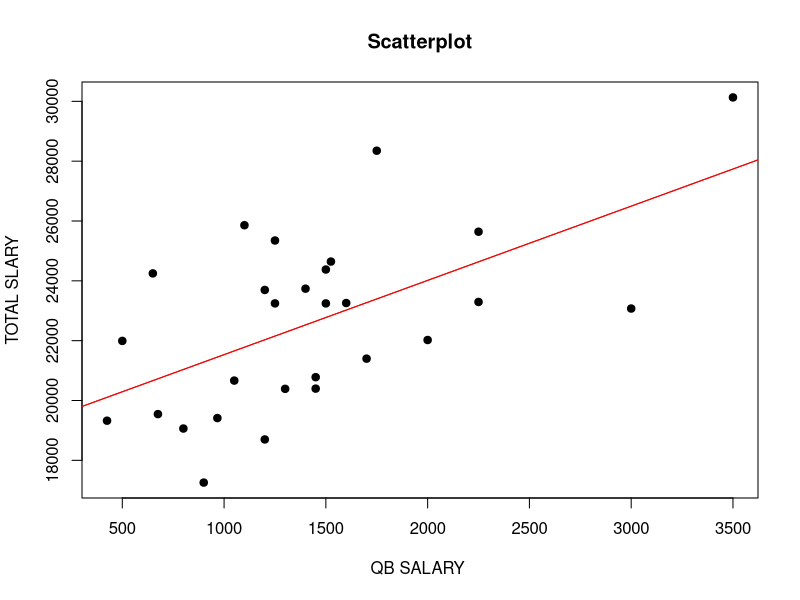
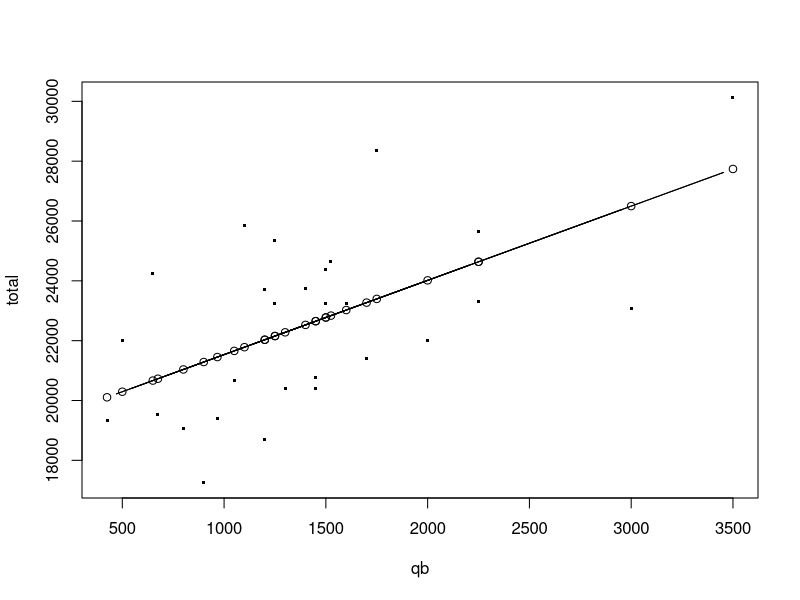

Write R code to recreate these figures, in order.
# setwd("Homeworks/Week10")
# cleanup
rm(list=ls())

"The file QB1991.csv includes the quarterback salary and total team salary for every team in the NFL in 1991."
QB1991 <- read.csv("lib/QB1991.csv"); head(QB1991)
total <- QB1991$Total
qb <- QB1991$QB

"Make a scatter plot of total salary as a function of QB salary."
plot(qb, total, main="Scatterplot", xlab="QB SALARY ", ylab="TOTAL SLARY", pch=19)

"Find the regression line by using the lm() function and add it to your
plot using abline()."

model <- lm(total~qb)
abline(model, col="red") # regression line (y~x)

"Use summary() on the object returned by lm() and determine which of
the reported R-squared values is equal to the square of the correlation."
summary(model)
# Call:
# lm(formula = total ~ qb)
#
# Residuals:
#     Min      1Q  Median      3Q     Max
# -4030.2 -1910.4  -273.9  1672.8  4953.3
#
# Coefficients:
#              Estimate Std. Error t value Pr(>|t|)
# (Intercept) 1.905e+04  1.080e+03  17.633 5.53e-16 ***
# qb          2.482e+00  6.806e-01   3.647  0.00117 **
# ---
# Signif. codes:  0 ‘***’ 0.001 ‘**’ 0.01 ‘*’ 0.05 ‘.’ 0.1 ‘ ’ 1
#
# Residual standard error: 2457 on 26 degrees of freedom
# Multiple R-squared:  0.3384,	Adjusted R-squared:  0.3129
# F-statistic:  13.3 on 1 and 26 DF,  p-value: 0.001166

# intercept coefficients
a <- model$coefficients[1]; a # 19052.64
b <- model$coefficients[2]; b # 2.481745

#This means the prediction of the regression line is 19052.64  =  2.481745  * qb
abline(a, b, col = "red") # which is just the same as `abline(model, col="red")`

"Find the coeficients of the regression line by using the Gram-Schmidt
approach."

v1 <- rep(1, nrow(QB1991))
v2 <- qb - (sum(qb*v1)/sum(v1*v1))*v1

sum(v1*v2) # very small number close to zero - orthogonal!

# Finding coefficients:

# compute slope
GS.b <- sum(total*v2)/sum(v2*v2); GS.b

# Project onto the axis to get the predicted y-values.
PredY <- (sum(total*v1)/sum(v1*v1))*v1 + (sum(total*v2)/sum(v2*v2))*v2

# Recall that yhat = a + bx, so a = yhat - bx.
# Results in # vector of intercepts, which has same entry all of them
GS.a <- PredY - GS.b*qb; head(GS.a)
# [1] 19052.64 19052.64 19052.64 19052.64 19052.64 19052.64

# extract as an object our intercept.
GS.a <- GS.a[1]; GS.a

# Finally, let's check that our coefficietns match.
model$coefficients[1]; GS.a # 19052.64; it does!
model$coefficients[2]; GS.b # 2.481745; it does!

"Find the coeficients of the regression line by using the projection ma-
trix approach."

cor(total,qb)
A <- cbind(rep(1,nrow(QB1991)),qb);head(A)
B <- t(A)%*%A; B
P <- A%*%solve(B)%*%t(A)
y.hat <- P%*%total #predicted values, on the regression line
plot(qb,total,pch = ".",cex = 3) #scatter plot of the data
points(qb,y.hat,type = "b") #and the regression line